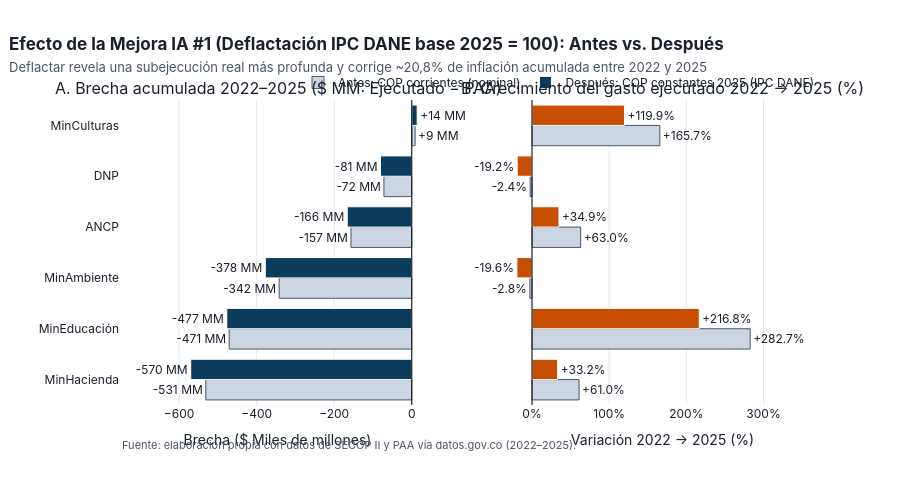

Notebook source saved alongside this figure:
### Code cell
fig_r5_ipc = graficar_rubro5_antes_despues_ipc(df_antes_despues)
fig_r5_ipc

### Figure 1 — Plotly figure (JSON) as saved in the notebook; plotly's stock layout.template omitted (floating-point values rounded to 4 significant figures)
{"data": [{"cliponaxis": false, "hovertemplate": "<b>%{y}</b><br>Brecha nominal (Antes): $%{x:+,.2f} MM<extra></extra>", "marker": {"color": "#CBD5E1", "line": {"color": "#4A5568", "width": 1}}, "name": "Antes: COP corrientes (nominal)", "orientation": "h", "text": ["-531 MM", "-471 MM", "-342 MM", "-157 MM", "-72 MM", "+9 MM"], "textposition": "outside", "type": "bar", "x": [-531.1, -470.9, -342.0, -156.8, -71.75, 8.7], "xaxis": "x", "y": ["MinHacienda", "MinEducación", "MinAmbiente", "ANCP", "DNP", "MinCulturas"], "yaxis": "y"}, {"cliponaxis": false, "customdata": [-38.93, -6.13, -35.68, -9.58, -8.76, 5.34], "hovertemplate": "<b>%{y}</b><br>Brecha real 2025 (Después): $%{x:+,.2f} MM<br>Ajuste por poder adquisitivo: $%{customdata:+,.2f} MM<extra></extra>", "marker": {"color": "#0B3C5D", "line": {"color": "white", "width": 1}}, "name": "Después: COP constantes 2025 (IPC DANE)", "orientation": "h", "text": ["-570 MM", "-477 MM", "-378 MM", "-166 MM", "-81 MM", "+14 MM"], "textposition": "outside", "type": "bar", "x": [-570.0, -477.0, -377.7, -166.3, -80.51, 14.03], "xaxis": "x", "y": ["MinHacienda", "MinEducación", "MinAmbiente", "ANCP", "DNP", "MinCulturas"], "yaxis": "y"}, {"cliponaxis": false, "hovertemplate": "<b>%{y}</b><br>Crecimiento nominal 2022→2025: %{x:+.1f}%<extra></extra>", "marker": {"color": "#CBD5E1", "line": {"color": "#4A5568", "width": 1}}, "name": "Antes: Crecimiento nominal", "orientation": "h", "showlegend": false, "text": ["+61.0%", "+282.7%", "-2.8%", "+63.0%", "-2.4%", "+165.7%"], "textposition": "outside", "type": "bar", "x": [60.98, 282.7, -2.8, 63.04, -2.41, 165.7], "xaxis": "x2", "y": ["MinHacienda", "MinEducación", "MinAmbiente", "ANCP", "DNP", "MinCulturas"], "yaxis": "y2"}, {"cliponaxis": false, "customdata": [27.75, 65.97, 16.75, 28.1, 16.82, 45.79], "hovertemplate": "<b>%{y}</b><br>Crecimiento real 2022→2025: %{x:+.1f}%<br>Ilusión monetaria corregida: %{customdata:+.1f} pp<extra></extra>", "marker": {"color": "#C84E00", "line": {"color": "white", "width": 1}}, "name": "Después: Crecimiento real (IPC 2025)", "orientation": "h", "showlegend": false, "text": ["+33.2%", "+216.8%", "-19.6%", "+34.9%", "-19.2%", "+119.9%"], "textposition": "outside", "type": "bar", "x": [33.24, 216.8, -19.56, 34.93, -19.23, 119.9], "xaxis": "x2", "y": ["MinHacienda", "MinEducación", "MinAmbiente", "ANCP", "DNP", "MinCulturas"], "yaxis": "y2"}], "layout": {"annotations": [{"font": {"size": 16}, "showarrow": false, "text": "A. Brecha acumulada 2022–2025 ($ MM: Ejecutado − PAA)", "x": 0.225, "xanchor": "center", "xref": "paper", "y": 1.0, "yanchor": "bottom", "yref": "paper"}, {"font": {"size": 16}, "showarrow": false, "text": "B. Crecimiento del gasto ejecutado 2022 → 2025 (%)", "x": 0.775, "xanchor": "center", "xref": "paper", "y": 1.0, "yanchor": "bottom", "yref": "paper"}, {"font": {"color": "#4A5568", "size": 11}, "showarrow": false, "text": "Fuente: elaboración propia con datos de SECOP II y PAA vía datos.gov.co (2022–2025).", "x": 0.0, "xanchor": "left", "xref": "paper", "y": -0.16, "yref": "paper"}], "barmode": "group", "font": {"color": "#1A202C", "family": "Inter, Arial, sans-serif", "size": 12}, "height": 490, "hoverlabel": {"bgcolor": "white", "font": {"family": "Inter, Arial, sans-serif", "size": 12}}, "legend": {"font": {"size": 12}, "orientation": "h", "x": 1.0, "xanchor": "right", "y": 1.01, "yanchor": "bottom"}, "margin": {"b": 85, "l": 120, "r": 80, "t": 100}, "paper_bgcolor": "white", "plot_bgcolor": "white", "shapes": [{"line": {"color": "#1A202C", "width": 1.2}, "type": "line", "x0": 0, "x1": 0, "xref": "x", "y0": 0, "y1": 1, "yref": "y domain"}, {"line": {"color": "#1A202C", "width": 1.2}, "type": "line", "x0": 0, "x1": 0, "xref": "x2", "y0": 0, "y1": 1, "yref": "y2 domain"}], "title": {"font": {"color": "#1A202C", "size": 17}, "text": "<b>Efecto de la Mejora IA #1 (Deflactación IPC DANE base 2025 = 100): Antes vs. Después</b><br><span style='font-size:13px;color:#4A5568'>Deflactar revela una subejecución real más profunda y corrige ~20,8% de inflación acumulada entre 2022 y 2025</span>", "x": 0.01, "xanchor": "left"}, "xaxis": {"anchor": "y", "domain": [0.0, 0.45], "gridcolor": "#E2E8F0", "range": [-752.4, 60.0], "title": {"text": "Brecha ($ Miles de millones)"}}, "xaxis2": {"anchor": "y2", "domain": [0.55, 1.0], "gridcolor": "#E2E8F0", "range": [-35.0, 373.2], "ticksuffix": "%", "title": {"text": "Variación 2022 → 2025 (%)"}}, "yaxis": {"anchor": "x", "domain": [0.0, 1.0]}, "yaxis2": {"anchor": "x2", "domain": [0.0, 1.0], "matches": "y", "showticklabels": false}}}
